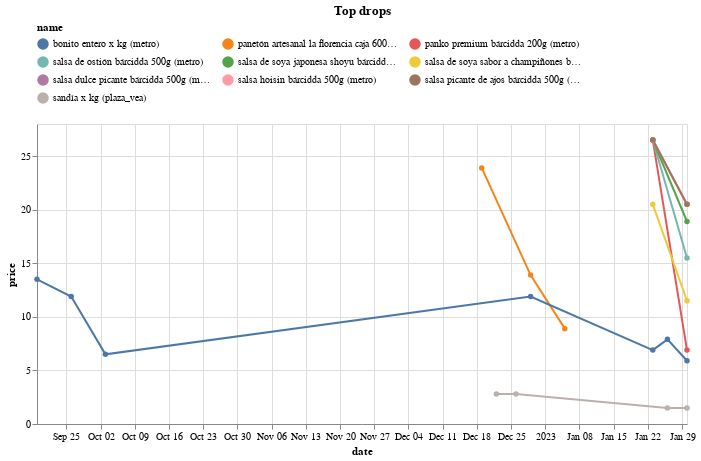

Write notebook code for a chart like this one.
### Code cell
(top_changes
 .sort_values('change')
 .head(10)
 .loc[:, ['store','sku']]
 .merge(df, on=['store','sku'])
 .pipe(alt.Chart)
 .mark_line(point=True)
 .encode(x='date', y='price', color='name', tooltip=['name','price'])
 .properties(width=650, title='Top drops')
 .configure_legend(orient='top', columns=3)
)

### Figure 1 — Vega-Lite specification as saved in the notebook (floating-point values rounded to 4 significant figures)
{"config": {"view": {"continuousWidth": 400, "continuousHeight": 300}, "legend": {"columns": 3, "orient": "top"}}, "data": {"name": "data-96ca3215e38626e346dbc3486effa724"}, "mark": {"type": "line", "point": true}, "encoding": {"color": {"field": "name", "type": "nominal"}, "tooltip": [{"field": "name", "type": "nominal"}, {"field": "price", "type": "quantitative"}], "x": {"field": "date", "type": "temporal"}, "y": {"field": "price", "type": "quantitative"}}, "title": "Top drops", "width": 650, "$schema": "https://vega.github.io/schema/vega-lite/v4.17.0.json", "datasets": {"data-96ca3215e38626e346dbc3486effa724": [{"store": "metro", "sku": 1017226, "brand": "Bárcidda", "uri": "https://www.metro.pe/panko-premium-barcidda-200g-981119/p", "name": "panko premium bárcidda 200g (metro)", "price": 6.9, "category": "https://www.metro.pe/abarrotes/condimentos-vinagres-y-comida-instantanea/salsas-y-bases-instantaneas", "date": "2023-01-30T00:00:00"}, {"store": "metro", "sku": 1017226, "brand": "Bárcidda", "uri": "https://www.metro.pe/panko-premium-barcidda-200g-981119/p", "name": "panko premium bárcidda 200g (metro)", "price": 26.5, "category": "https://www.metro.pe/abarrotes/condimentos-vinagres-y-comida-instantanea/salsas-y-bases-instantaneas", "date": "2023-01-23T00:00:00"}, {"store": "metro", "sku": 1017219, "brand": "Bárcidda", "uri": "https://www.metro.pe/salsa-de-soya-sabor-a-champinones-barcidda-500ml-981112/p", "name": "salsa de soya sabor a champiñones bárcidda 500ml (metro)", "price": 11.5, "category": "https://www.metro.pe/abarrotes/condimentos-vinagres-y-comida-instantanea/vinagres-y-sillao", "date": "2023-01-30T00:00:00"}, {"store": "metro", "sku": 1017219, "brand": "Bárcidda", "uri": "https://www.metro.pe/salsa-de-soya-sabor-a-champinones-barcidda-500ml-981112/p", "name": "salsa de soya sabor a champiñones bárcidda 500ml (metro)", "price": 20.5, "category": "https://www.metro.pe/abarrotes/condimentos-vinagres-y-comida-instantanea/vinagres-y-sillao", "date": "2023-01-23T00:00:00"}, {"store": "metro", "sku": 1017221, "brand": "Bárcidda", "uri": "https://www.metro.pe/salsa-de-ostion-barcidda-500g-981114/p", "name": "salsa de ostión bárcidda 500g (metro)", "price": 15.5, "category": "https://www.metro.pe/abarrotes/condimentos-vinagres-y-comida-instantanea/salsas-para-cocinar-y-tucos", "date": "2023-01-30T00:00:00"}, {"store": "metro", "sku": 1017221, "brand": "Bárcidda", "uri": "https://www.metro.pe/salsa-de-ostion-barcidda-500g-981114/p", "name": "salsa de ostión bárcidda 500g (metro)", "price": 26.5, "category": "https://www.metro.pe/abarrotes/condimentos-vinagres-y-comida-instantanea/salsas-para-cocinar-y-tucos", "date": "2023-01-23T00:00:00"}, {"store": "plaza_vea", "sku": 10765059, "brand": "LA FLORENCIA", "uri": null, "name": "panetón artesanal la florencia caja 600g (plaza_vea)", "price": 13.9, "category": "https://www.plazavea.com.pe/panaderia-y-pasteleria", "date": "2022-12-29T00:00:00"}, {"store": "plaza_vea", "sku": 10765059, "brand": "LA FLORENCIA", "uri": null, "name": "panetón artesanal la florencia caja 600g (plaza_vea)", "price": 8.9, "category": "https://www.plazavea.com.pe/panaderia-y-pasteleria", "date": "2023-01-05T00:00:00"}, {"store": "plaza_vea", "sku": 10765059, "brand": "LA FLORENCIA", "uri": null, "name": "panetón artesanal la florencia caja 600g (plaza_vea)", "price": 23.9, "category": "https://www.plazavea.com.pe/panaderia-y-pasteleria", "date": "2022-12-19T00:00:00"}, {"store": "metro", "sku": 1017220, "brand": "Bárcidda", "uri": "https://www.metro.pe/salsa-de-soya-japonesa-shoyu-barcidda-500ml-981113/p", "name": "salsa de soya japonesa shoyu bárcidda 500ml (metro)", "price": 18.9, "category": "https://www.metro.pe/abarrotes/condimentos-vinagres-y-comida-instantanea/vinagres-y-sillao", "date": "2023-01-30T00:00:00"}, {"store": "metro", "sku": 1017220, "brand": "Bárcidda", "uri": "https://www.metro.pe/salsa-de-soya-japonesa-shoyu-barcidda-500ml-981113/p", "name": "salsa de soya japonesa shoyu bárcidda 500ml (metro)", "price": 26.5, "category": "https://www.metro.pe/abarrotes/condimentos-vinagres-y-comida-instantanea/vinagres-y-sillao", "date": "2023-01-23T00:00:00"}, {"store": "metro", "sku": 1017223, "brand": "Bárcidda", "uri": "https://www.metro.pe/salsa-dulce-picante-barcidda-500g-981116/p", "name": "salsa dulce picante bárcidda 500g (metro)", "price": 20.5, "category": "https://www.metro.pe/abarrotes/condimentos-vinagres-y-comida-instantanea/salsas-para-cocinar-y-tucos", "date": "2023-01-30T00:00:00"}, {"store": "metro", "sku": 1017223, "brand": "Bárcidda", "uri": "https://www.metro.pe/salsa-dulce-picante-barcidda-500g-981116/p", "name": "salsa dulce picante bárcidda 500g (metro)", "price": 26.5, "category": "https://www.metro.pe/abarrotes/condimentos-vinagres-y-comida-instantanea/salsas-para-cocinar-y-tucos", "date": "2023-01-23T00:00:00"}, {"store": "metro", "sku": 1017224, "brand": "Bárcidda", "uri": "https://www.metro.pe/salsa-hoisin-barcidda-500g-981117/p", "name": "salsa hoisin bárcidda 500g (metro)", "price": 20.5, "category": "https://www.metro.pe/abarrotes/condimentos-vinagres-y-comida-instantanea/salsas-para-cocinar-y-tucos", "date": "2023-01-30T00:00:00"}, {"store": "metro", "sku": 1017224, "brand": "Bárcidda", "uri": "https://www.metro.pe/salsa-hoisin-barcidda-500g-981117/p", "name": "salsa hoisin bárcidda 500g (metro)", "price": 26.5, "category": "https://www.metro.pe/abarrotes/condimentos-vinagres-y-comida-instantanea/salsas-para-cocinar-y-tucos", "date": "2023-01-23T00:00:00"}, {"store": "metro", "sku": 1017222, "brand": "Bárcidda", "uri": "https://www.metro.pe/salsa-picante-de-ajos-barcidda-500g-981115/p", "name": "salsa picante de ajos bárcidda 500g (metro)", "price": 20.5, "category": "https://www.metro.pe/abarrotes/condimentos-vinagres-y-comida-instantanea/salsas-para-cocinar-y-tucos", "date": "2023-01-30T00:00:00"}, {"store": "metro", "sku": 1017222, "brand": "Bárcidda", "uri": "https://www.metro.pe/salsa-picante-de-ajos-barcidda-500g-981115/p", "name": "salsa picante de ajos bárcidda 500g (metro)", "price": 26.5, "category": "https://www.metro.pe/abarrotes/condimentos-vinagres-y-comida-instantanea/salsas-para-cocinar-y-tucos", "date": "2023-01-23T00:00:00"}, {"store": "metro", "sku": 4161, "brand": "Genérico", "uri": "https://www.metro.pe/bonito-entero-x-kg-142366-2/p", "name": "bonito entero x kg (metro)", "price": 11.9, "category": "https://www.metro.pe/carnes-aves-y-pescados/pescados-y-mariscos/pescados-frescos", "date": "2022-09-26T00:00:00"}, {"store": "metro", "sku": 4161, "brand": "Genérico", "uri": "https://www.metro.pe/bonito-entero-x-kg/p", "name": "bonito entero x kg (metro)", "price": 5.9, "category": "https://www.metro.pe/carnes-aves-y-pescados/pescados-y-mariscos/pescados-frescos", "date": "2023-01-30T00:00:00"}, {"store": "metro", "sku": 4161, "brand": "Genérico", "uri": "https://www.metro.pe/bonito-entero-x-kg/p", "name": "bonito entero x kg (metro)", "price": 6.9, "category": "https://www.metro.pe/carnes-aves-y-pescados/pescados-y-mariscos/pescados-frescos", "date": "2023-01-23T00:00:00"}, {"store": "metro", "sku": 4161, "brand": ".", "uri": "https://www.metro.pe/bonito-entero-x-kg/p", "name": "bonito entero x kg (metro)", "price": 11.9, "category": "https://www.metro.pe/carnes-aves-y-pescados/pescados-y-mariscos/pescados-frescos", "date": "2022-12-29T00:00:00"}, {"store": "metro", "sku": 4161, "brand": "Genérico", "uri": "https://www.metro.pe/bonito-entero-x-kg/p", "name": "bonito entero x kg (metro)", "price": 7.9, "category": "https://www.metro.pe/carnes-aves-y-pescados/pescados-y-mariscos/pescados-frescos", "date": "2023-01-26T00:00:00"}, {"store": "metro", "sku": 4161, "brand": "Genérico", "uri": "https://www.metro.pe/bonito-entero-x-kg-142366-2/p", "name": "bonito entero x kg (metro)", "price": 6.5, "category": "https://www.metro.pe/carnes-aves-y-pescados/pescados-y-mariscos/pescados-frescos", "date": "2022-10-03T00:00:00"}, {"store": "metro", "sku": 4161, "brand": "Genérico", "uri": "https://www.metro.pe/bonito-entero-x-kg-142366-2/p", "name": "bonito entero x kg (metro)", "price": 13.5, "category": "https://www.metro.pe/carnes-aves-y-pescados/pescados-y-mariscos/pescados-frescos", "date": "2022-09-19T00:00:00"}, {"store": "plaza_vea", "sku": 45992, "brand": "PLAZA VEA", "uri": "https://www.plazavea.com.pe/sandia-xkg/p", "name": "sandía x kg (plaza_vea)", "price": 2.79, "category": "https://www.plazavea.com.pe/frutas-y-verduras", "date": "2022-12-22T00:00:00"}, {"store": "plaza_vea", "sku": 45992, "brand": "PLAZA VEA", "uri": "https://www.plazavea.com.pe/sandia-xkg/p", "name": "sandía x kg (plaza_vea)", "price": 1.49, "category": "https://www.plazavea.com.pe/frutas-y-verduras", "date": "2023-01-26T00:00:00"}, {"store": "plaza_vea", "sku": 45992, "brand": "PLAZA VEA", "uri": "https://www.plazavea.com.pe/sandia-xkg/p", "name": "sandía x kg (plaza_vea)", "price": 1.49, "category": "https://www.plazavea.com.pe/frutas-y-verduras", "date": "2023-01-30T00:00:00"}, {"store": "plaza_vea", "sku": 45992, "brand": "PLAZA VEA", "uri": "https://www.plazavea.com.pe/sandia-xkg/p", "name": "sandía x kg (plaza_vea)", "price": 2.79, "category": "https://www.plazavea.com.pe/frutas-y-verduras", "date": "2022-12-26T00:00:00"}]}}
